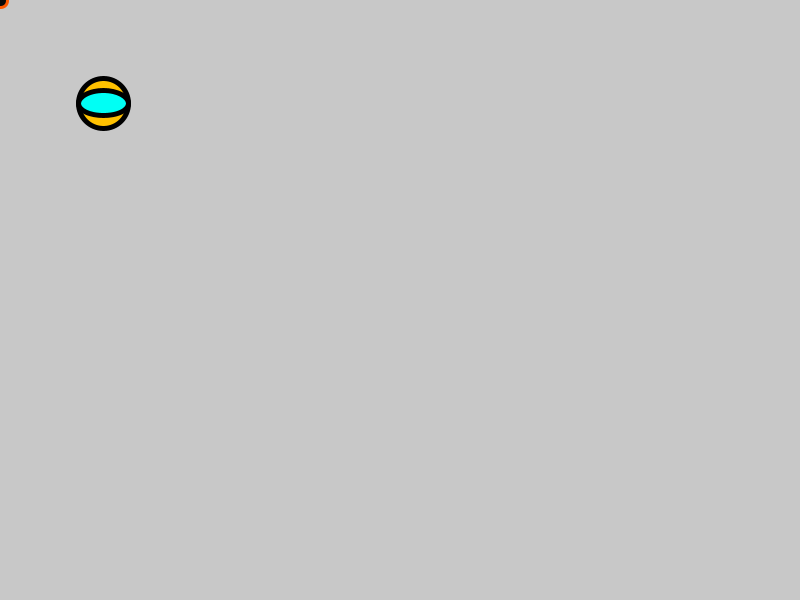
Frame 1 (no input)
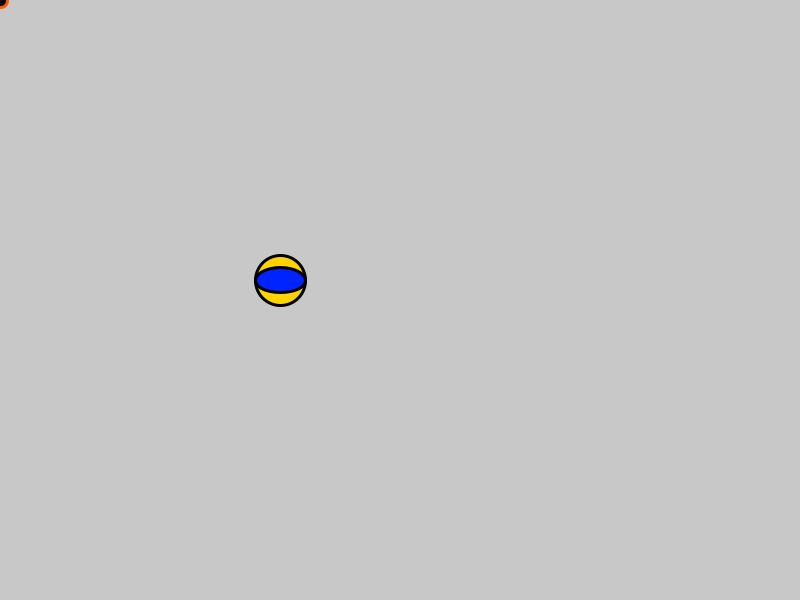
Frame 60 (the mouse pressed at the canvas centre just before this capture)
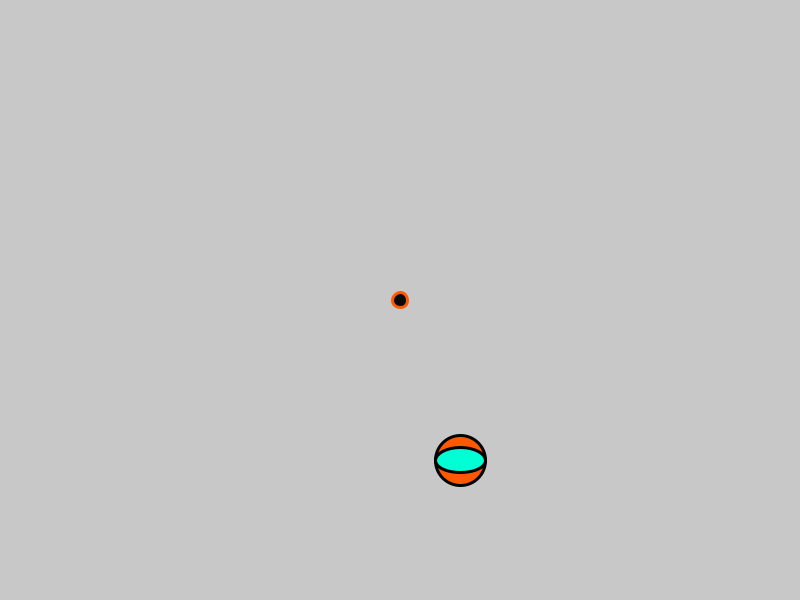
Frame 120 (the mouse held since frame 60 and released just before this capture)

The Processing sketch that drew these frames (run headless with seeded random() and noise(); from frame 60 on, the mouse is pressed at the canvas centre):

// Processing sketch: Avoiding_Ball
// ── Avoiding_Ball.pde
Ball b, b1, b2, b3, b4;
Pad p;
int score = 0;
boolean playOn, playOn1, playOn2, playOn3, playOn4;

void setup() {
  size(800, 600);
  print(width, height);
  colorMode(HSB);
  b = new Ball(100, 100, 50);
  b1 = new Ball(100, 100, 60);
  b2 = new Ball(100, 100, 70);
  b3 = new Ball(100, 100, 80);
  b4 = new Ball(100, 100, 90);

  p = new Pad(15);

  strokeWeight(5);
}

void draw() {
  background(200);

  playOn = b.collide(p);
  playOn1 = b1.collide(p);
  playOn2 = b2.collide(p);
  playOn3 = b3.collide(p);
  playOn4 = b4.collide(p);




  if (playOn == true || playOn1 == true || playOn2 == true || playOn3 == true || playOn4 == true)
  {
    textSize(32);
    fill(10, 200, 200);
    text("Game Over!", width/2, height/2);
    if (score == 0)
    {
      score = frameCount;
    }
    text(score, width/2, height/2+100);
  } else
  {

    if (frameCount <= 400)
    {
      b.move();
      b.display();
    } else if (frameCount>400 && frameCount<=700 )
    {
       b.move();
      b.display();
      b1.move();
      b1.display();
    } else if (frameCount >700 && frameCount <=1100)
    {
      b.move();
      b.display();
      b1.move();
      b1.display();
      b2.move();
      b2.display();
    } else if (frameCount >1100 && frameCount<=1500)
    {
      b.move();
      b.display();
      b1.move();
      b1.display();
      b2.move();
      b2.display();
      b3.move();
      b3.display();
    } else if (frameCount >1500)
    {
     b.move();
      b.display();
      b1.move();
      b1.display();
      b2.move();
      b2.display();
      b3.move();
      b3.display();
      b4.move();
      b4.display();
    }


    p.move();
    p.display();
  }
}

// ── Ball.pde


class Ball
{
  float xLoc;
  float yLoc;
  float vx, vy;
  float hue1, hue2;
  float dim, rad;
  float accel;

  Ball(float x, float y, float d) {

    xLoc = x;
    yLoc = y;
    vx =  3;
    vy =  3;
    dim = d;
    rad = d/2;
    accel = 1.1;
  }

  void move()
  {
    if(vx > 7 && vy > 7)
    {
      accel = 1;
    }
    
    if (xLoc-rad < 0)
    {
      vx = - vx;
      vx *= accel;
    } else if (xLoc + rad > width)
    {
      vx = -vx;
      vx *= accel;
    } else if (yLoc - rad < 0)
    {
      vy = -vy;
      vy *= accel;
    } else if (yLoc + rad > height)
    {
      vy = -vy;
      vy *= accel;
    }
    
 
    xLoc = xLoc + vx;
    yLoc = yLoc + vy;

    hue1 = random(0, 50);
    hue2 = random(100, 200);
  }

  void display()
  {
    stroke(hue1, 255, 0);
    fill(hue1, 255, 255);
    ellipse(xLoc, yLoc, dim, dim);
    fill(hue2, 255, 255);
    ellipse(xLoc, yLoc, dim, rad);
  }

  boolean collide(Pad pp)
 {
    if (this.xLoc-this.rad<pp.xLoc-pp.rad && this.xLoc+this.rad>pp.xLoc+pp.rad && this.yLoc+this.rad>pp.yLoc-pp.rad && this.yLoc-this.rad<pp.yLoc-pp.rad)
    
      return true;
     
    else if (this.xLoc-this.rad<pp.xLoc-pp.rad && this.xLoc+this.rad>pp.xLoc+pp.rad && this.yLoc-this.rad<pp.yLoc+pp.rad && this.yLoc+this.rad>pp.yLoc+pp.rad)
    
      return true;
     
    else if (this.yLoc-this.rad<pp.yLoc-pp.rad && this.yLoc+this.rad>pp.yLoc+pp.rad && this.xLoc+this.rad>pp.xLoc-pp.rad && this.xLoc-this.rad<pp.xLoc-pp.rad)
    
      return true;
    
    else if (this.yLoc-this.rad<pp.yLoc-pp.rad && this.yLoc+this.rad>pp.yLoc+pp.rad && this.xLoc-this.rad<pp.xLoc+pp.rad && this.xLoc+this.rad>pp.xLoc+pp.rad)
    
      return true;
    
    else
    return false;
 }
}

// ── Paddle.pde
class Pad
{
  float xLoc;
  float yLoc;
  float hue;
  float dim, rad;
  float grid;
  
  
  Pad(float d) {
    
    xLoc = mouseX;
    yLoc = mouseY;
    hue = 100;
    dim = d;
    rad = d/2;
    grid = 12;
  }

  void move()
  {
    xLoc = mouseX;
    yLoc = mouseY ;
  // if(keyPressed)
 //  {
  //  if(key == 'a') xLoc -= grid; 
  //  if(key == 'd') xLoc += grid;
   //}
  }

  void display()
  {
   stroke(15,255,255);
   strokeWeight(3);
   fill(10,10,10);
   ellipse(xLoc, yLoc, dim ,dim);
  }
}
